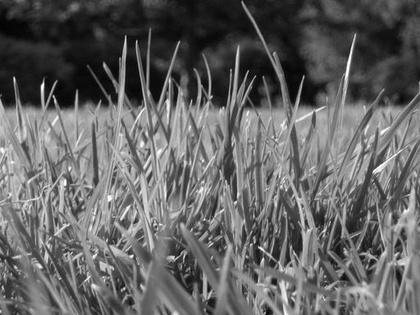
%> input picture CV1_Lab2_Filters/Part-1: Image Enhancement/images/image1.jpg, 420 x 315 px, shrunk from 512 x 384 before the run
$ octave test_denoise.m   (GNU Octave 9; MATLAB toolbox functions it lacks are replaced by stand-ins)
%> lines starting %> are read from the running program, lines starting %| are printed output that depends on the picture; long printed decimals are rounded
### CV1_Lab2_Filters/Part-1: Image Enhancement/denoise.m
function [ imOut ] = denoise( image, kernel_type, varargin)

switch kernel_type
    case 'box'
        kernel_size = varargin{1};

        H = ones(kernel_size, kernel_size) / (kernel_size^2);
        imOut = imfilter(image, H);


    case 'median'
        kernel_size = varargin{1};

        imOut = medfilt2(image, [kernel_size kernel_size]);

    case 'gaussian'
        kernel_size = varargin{1};
        sigma = varargin{2};

        H = gauss2D(sigma, kernel_size);

        imOut = imfilter(image, H);

end


end

### CV1_Lab2_Filters/Part-1: Image Enhancement/myPSNR.m
function [ PSNR ] = myPSNR( orig_image, approx_image )

orig_image = im2double(orig_image);
approx_image = im2double(approx_image);

se = (orig_image - approx_image).^2;
mse = mean(se(:));

i_max = double(max(orig_image(:)));

PSNR = 10 * log10(i_max^2 / mse);

end

### CV1_Lab2_Filters/Part-1: Image Enhancement/test_denoise.m
close all
clear all
clc

img1_orig = imread('images/image1.jpg');
%> img1_orig is the input picture: size 315x420 uint8; min 2, max 255, mean 99.4
img1_sp = imread('images/image1_saltpepper.jpg');
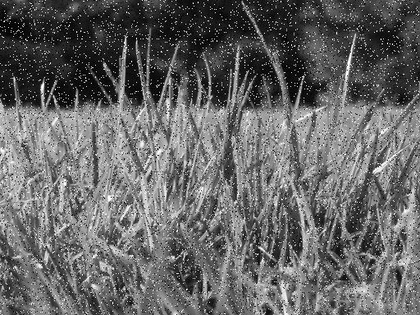
%> input picture CV1_Lab2_Filters/Part-1: Image Enhancement/images/image1_saltpepper.jpg, 420 x 315 px, shrunk from 512 x 384 before the run
%> img1_sp is the input picture: size 315x420 uint8; min 0, max 255, mean 101.7
img1_g = imread('images/image1_gaussian.jpg');
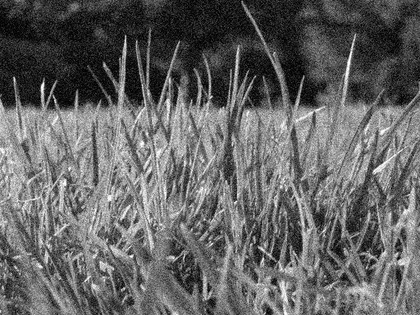
%> input picture CV1_Lab2_Filters/Part-1: Image Enhancement/images/image1_gaussian.jpg, 420 x 315 px, shrunk from 512 x 384 before the run
%> img1_g is the input picture: size 315x420 uint8; min 0, max 255, mean 99.9

save_plots_flag = false;


figure; plot_denoised(img1_orig, img1_g, 'median', 5);
pause(0.5)
figure; plot_denoised(img1_orig, img1_g, 'box', 5);
pause(0.5)

experiment('image1', 'saltpepper', 'median', save_plots_flag);
% [14 lines not run here, left out]
function fix_position()
ax = gca;
outerpos = ax.OuterPosition;
ti = ax.TightInset;
left = outerpos(1) + ti(1);
bottom = outerpos(2) + ti(2);
ax_width = outerpos(3) - ti(1) - ti(3);
ax_height = outerpos(4) - ti(2) - ti(4);
ax.Position = [left bottom ax_width ax_height];
end

function add_xlabel(label)
xlabel(label)
xh = get(gca,'xlabel');
p = get(xh,'position');
p(2) = 0.7*p(2);
set(xh,'position',p);
end

function plot_denoised(orig, noise, kernel, kernel_size, varargin)
denoised = denoise(noise, kernel, kernel_size, varargin{:});
%> in denoise, `kernel_size = varargin{1};`: kernel_size = 5
%> in denoise, `imOut = medfilt2(image, [kernel_size kernel_size]);`:
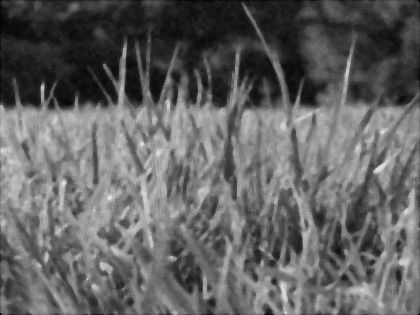
%> imOut: size 315x420 uint8; min 0, max 234, mean 98.6
imshow(denoised);
title(sprintf('%dx%d', kernel_size, kernel_size));
psnr = myPSNR( orig, denoised);
%> in myPSNR, `se = (orig_image - approx_image).^2;`:
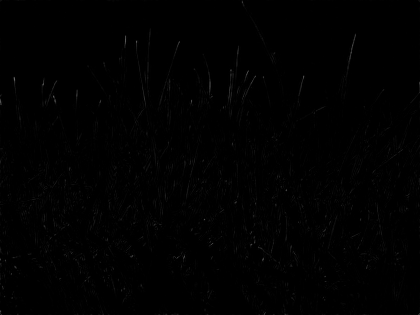
%> se: size 315x420 double; min 0, max 0.414, mean 0.00484
%> in myPSNR, `mse = mean(se(:));`: mse = 0.00484
%> in myPSNR, `i_max = double(max(orig_image(:)));`: i_max = 1
%> in myPSNR, `PSNR = 10 * log10(i_max^2 / mse);`: PSNR = 23.15
%> psnr = 23.15
add_xlabel(psnr);

fprintf('%s %dx%d: %f\n', kernel, kernel_size, kernel_size, psnr);
%| median 5x5: 23.149
%| box 5x5: 22.503
%> (the run ends here)
